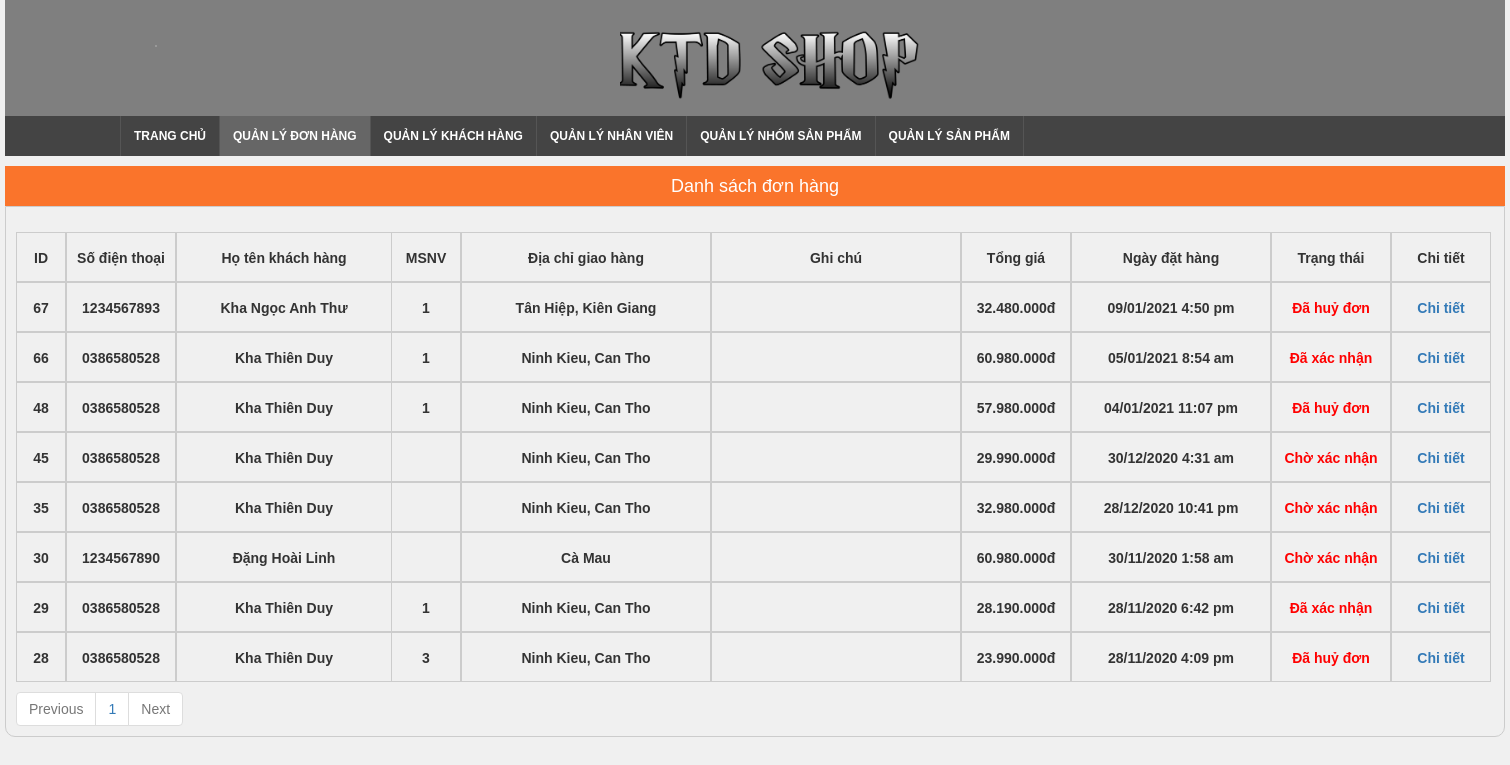
Page /admin/order_listing.php (signed in) on the committed database.
### tables this page shows
CREATE TABLE `dathang` (
  `dh_id` int(11) NOT NULL,
  `SoDienThoai` varchar(10) NOT NULL,
  `HoTen` varchar(50) NOT NULL,
  `nv_id` int(11) DEFAULT NULL,
  `DiaChi` varchar(100) NOT NULL,
  `chuthich` text NOT NULL,
  `tonggia` int(11) NOT NULL,
  `NgayDH` int(11) DEFAULT NULL,
  `TrangThai` tinyint(11) NOT NULL DEFAULT 0
);

### admin/order_listing.php (the view, shortened to what this page needs)
<!DOCTYPE html>
<html>
<head>
    <link rel="stylesheet" href="https://maxcdn.bootstrapcdn.com/bootstrap/3.3.7/css/bootstrap.min.css">
    <link rel="stylesheet" type="text/css" href="../font-awesome/css/font-awesome.min.css">
    <link rel="stylesheet" type="text/css" href="../css/bootstrap.min.css">
    <link rel="stylesheet" type="text/css" href="./css/admin_style.css">
    <link rel="stylesheet" type="text/css" href="../css/css.css">
</head>
<?php
include '../conn.php';
$item_per_page = !empty($_GET['per_page'])?$_GET['per_page']:8;
$current_page = !empty($_GET['page'])?$_GET['page']:1;
$offset = ($current_page - 1) * $item_per_page;
$products = mysqli_query($conn, "SELECT * FROM dathang ORDER BY NgayDH DESC LIMIT " . $item_per_page . " OFFSET " . $offset);
?>
<body>
    <?php include ('includes/header.php') ?>
    <div id="menunav">
        <div class="container">
            <nav>
                <ul class="menu-main" style="margin-left: -50px;">
                    <li>
                        <a href="index.php" style="border-left: 1px solid #555;">Trang chủ</a>
                    </li>
                    <li>
                        <a href="order_listing.php" style="background-color: #666;">Quản lý đơn hàng</a>
                    </li>
                    <li>
                        <a href="./kh_listing.php">Quản lý khách hàng</a>
                    </li>
                    <li>
                        <a href="./user_listing.php">Quản lý nhân viên</a>
                    </li>
                    <li>
                        <a href="./gr_listing.php">Quản lý nhóm sản phẩm</a>
                    </li>
                    <li>
                        <a href="./product_listing.php">Quản lý sản phẩm</a>
                    </li>
                </ul>
            </nav>
        </div>
    </div>
<?php if (!empty($_SESSION['current_admin'])) { ?>
<div class="main-content">
    <h1 style="text-align: center;">Danh sách đơn hàng</h1>
    <div class="product-items">
        <table>
            <tr>
                <th><div class="product-prop product-id">ID</div></th>
                <th><div class="product-prop product-sdt">Số điện thoại</div></th>
                <th><div class="product-prop product-name">Họ tên khách hàng</div></th>
                <th><div class="product-prop product-id" style="width: 70px;">MSNV</div></th>
                <th><div class="product-prop product-right" style="width: 250px;">Địa chỉ giao hàng</div></th>
                <th><div class="product-prop product-right" style="width: 250px;">Ghi chú</div></th>
                <th><div class="product-prop product-price">Tổng giá</div></th>
                <th><div class="product-prop product-right" style="width: 200px;">Ngày đặt hàng</div></th>
                <th><div class="product-prop product-right" style="width: 120px;">Trạng thái</div></th>
                <th><div class="product-prop product-button" style="width: 100px;">Chi tiết</div></th>
            </tr>
             <?php while ($row = mysqli_fetch_array($products)) { ?>
            <tr>
                <th><div class="product-prop product-id"><?= $row['dh_id'] ?></div></th>
                <th><div class="product-prop product-sdt"><?= $row['SoDienThoai'] ?></div></th>
                <th><div class="product-prop product-name"><?= $row['HoTen'] ?></div></th>
                <th><div class="product-prop product-id" style="width: 70px;"><?= $row['nv_id'] ?></div></th>
                <th><div class="product-prop product-right" style="width: 250px;"><?= $row['DiaChi'] ?></div></th>
                <th><div class="product-prop product-note"><?= $row['chuthich'] ?></div></th>
                <th><div class="product-prop product-price"><?= number_format($row['tonggia'], 0, ",", ".") ?>đ</div></th>
                <th><div class="product-prop product-right" style="width: 200px;"><?= date("d/m/Y g:i a" ,$row['NgayDH']) ?></div></th>
                <th>
                    <div class="product-prop product-right" style="width: 120px; color: red;">
                        <?php if($row['TrangThai'] == 1) {echo "Đã xác nhận";} ?>
                        <?php if($row['TrangThai'] == 0) {echo "Chờ xác nhận";}?>
                        <?php if($row['TrangThai'] == 2) {echo "Đã huỷ đơn";} ?>
                    </div>
                </th>
                <th><div class="product-prop product-button" style="width: 100px;">
                        <a href="./order_detail.php?id=<?= $row['dh_id'] ?>">Chi tiết</a>
                    </div>
                </th>
            </tr>
            <?php } ?>
        </table>
        <?php
        include './pagination.php';
        ?>
    </div>
</div>
<?php } ?>
</body>
</html>

### admin/css/admin_style.css (style rules this page uses)
body { font-family: arial; padding: 0; font-size: 14px; background-color: #f0f0f0; margin: 0 10px; width: 1500px; }
* { padding: 0; box-sizing: border-box; }
ol,ul,p { margin: 0; list-style: none; }
h1 { text-align: center; }
.product-items { padding: 10px; border: 1px solid #ccc; border-radius: 0 0 10px 10px; }
.product-prop { float: right; border: 1px solid #ccc; line-height: 50px; height: 50px; padding: 0 10px; }
.product-button { float: right; border-right: 1px solid #ccc; padding: 0 10px; width: 50px; text-align: center; }
.product-right { width: 150px; text-align: center; }
a { text-decoration: none; }
.main-content { margin: 10px auto; width: 1500px; }
.main-content h1 { margin: 0; text-align: left; background: #FA742B;; color: #fff; font-size: 18px; font-weight: normal; line-height: 40px; padding: 0 10px; }
.product-sdt { width: 110px; text-align: center; }
.product-name { padding-left: 10px; border-right: 0; float: left; width: 215px; text-align: center; }
.product-id { width: 50px; text-align: center; }
.product-price { width: 110px; text-align: center; }
.product-note { width: 250px; overflow: hidden; display: -webkit-box; -webkit-line-clamp: 1; -webkit-box-orient: vertical; }

### css/css.css (style rules this page uses)
* { padding: 0; box-sizing: border-box; }
body { background-color: #f0f0f0; margin: 0 auto; }
.container { padding: 0px; }
ol,ul,p { margin: 0; list-style: none; }
#menunav { background-color: #444; min-height: 40px; margin-top: -15px; }
.menu-main li { float: left; }
.menu-main > li > a, .home a { color: white; font-weight:bold; background: #444; line-height: 40px; text-transform: uppercase; font-size: 12px; border-right: 1px solid #555; }
.menu-main > li > a { padding: 13px; }

### rows in the picture
dathang: dh_id "67", SoDienThoai "1234567893", HoTen "Kha Ngọc Anh Thư", nv "1", DiaChi "Tân Hiệp, Kiên Giang", tonggia "32.480.000", NgayDH "09/01/2021 4:50 pm", TrangThai "Đã huỷ đơn"
dathang: dh_id "66", SoDienThoai "0386580528", HoTen "Kha Thiên Duy", nv "1", DiaChi "Ninh Kieu, Can Tho", tonggia "60.980.000", NgayDH "05/01/2021 8:54 am", TrangThai "Đã xác nhận"
dathang: dh_id "48", SoDienThoai "0386580528", HoTen "Kha Thiên Duy", nv "1", DiaChi "Ninh Kieu, Can Tho", tonggia "57.980.000", NgayDH "04/01/2021 11:07 pm", TrangThai "Đã huỷ đơn"
dathang: dh_id "45", SoDienThoai "0386580528", HoTen "Kha Thiên Duy", DiaChi "Ninh Kieu, Can Tho", tonggia "29.990.000", NgayDH "30/12/2020 4:31 am", TrangThai "Chờ xác nhận"
dathang: dh_id "35", SoDienThoai "0386580528", HoTen "Kha Thiên Duy", DiaChi "Ninh Kieu, Can Tho", tonggia "32.980.000", NgayDH "28/12/2020 10:41 pm", TrangThai "Chờ xác nhận"
dathang: dh_id "30", SoDienThoai "1234567890", HoTen "Đặng Hoài Linh", DiaChi "Cà Mau", tonggia "60.980.000", NgayDH "30/11/2020 1:58 am", TrangThai "Chờ xác nhận"
dathang: dh_id "29", SoDienThoai "0386580528", HoTen "Kha Thiên Duy", nv "1", DiaChi "Ninh Kieu, Can Tho", tonggia "28.190.000", NgayDH "28/11/2020 6:42 pm", TrangThai "Đã xác nhận"
dathang: dh_id "28", SoDienThoai "0386580528", HoTen "Kha Thiên Duy", nv "3", DiaChi "Ninh Kieu, Can Tho", tonggia "23.990.000", NgayDH "28/11/2020 4:09 pm", TrangThai "Đã huỷ đơn"
